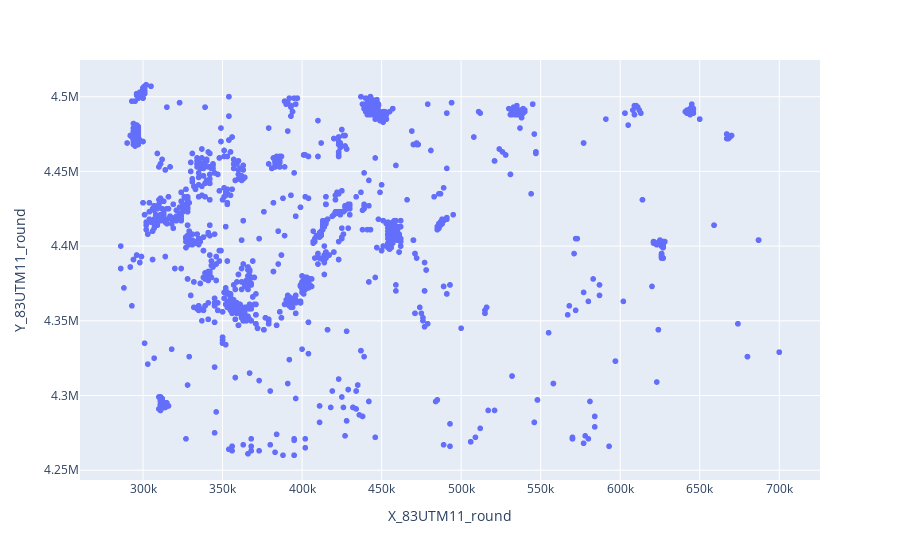

Notebook code for this chart:
### Code cell
px.scatter(locs, x='X_83UTM11_round', y='Y_83UTM11_round')

### Figure 1 — Plotly figure (JSON) as saved in the notebook; plotly's stock layout.template omitted (floating-point values rounded to 4 significant figures; data arrays with more than 128 entries replaced by an {"elided": "..."} marker saying what was removed)
{"data": [{"hovertemplate": "X_83UTM11_round=%{x}<br>Y_83UTM11_round=%{y}<extra></extra>", "legendgroup": "", "marker": {"color": "#636efa", "symbol": "circle"}, "mode": "markers", "name": "", "showlegend": false, "type": "scattergl", "x": {"elided": "2558 int values"}, "xaxis": "x", "y": {"elided": "2558 int values"}, "yaxis": "y"}], "layout": {"legend": {"tracegroupgap": 0}, "margin": {"t": 60}, "xaxis": {"anchor": "y", "domain": [0, 1], "title": {"text": "X_83UTM11_round"}}, "yaxis": {"anchor": "x", "domain": [0, 1], "title": {"text": "Y_83UTM11_round"}}}}
